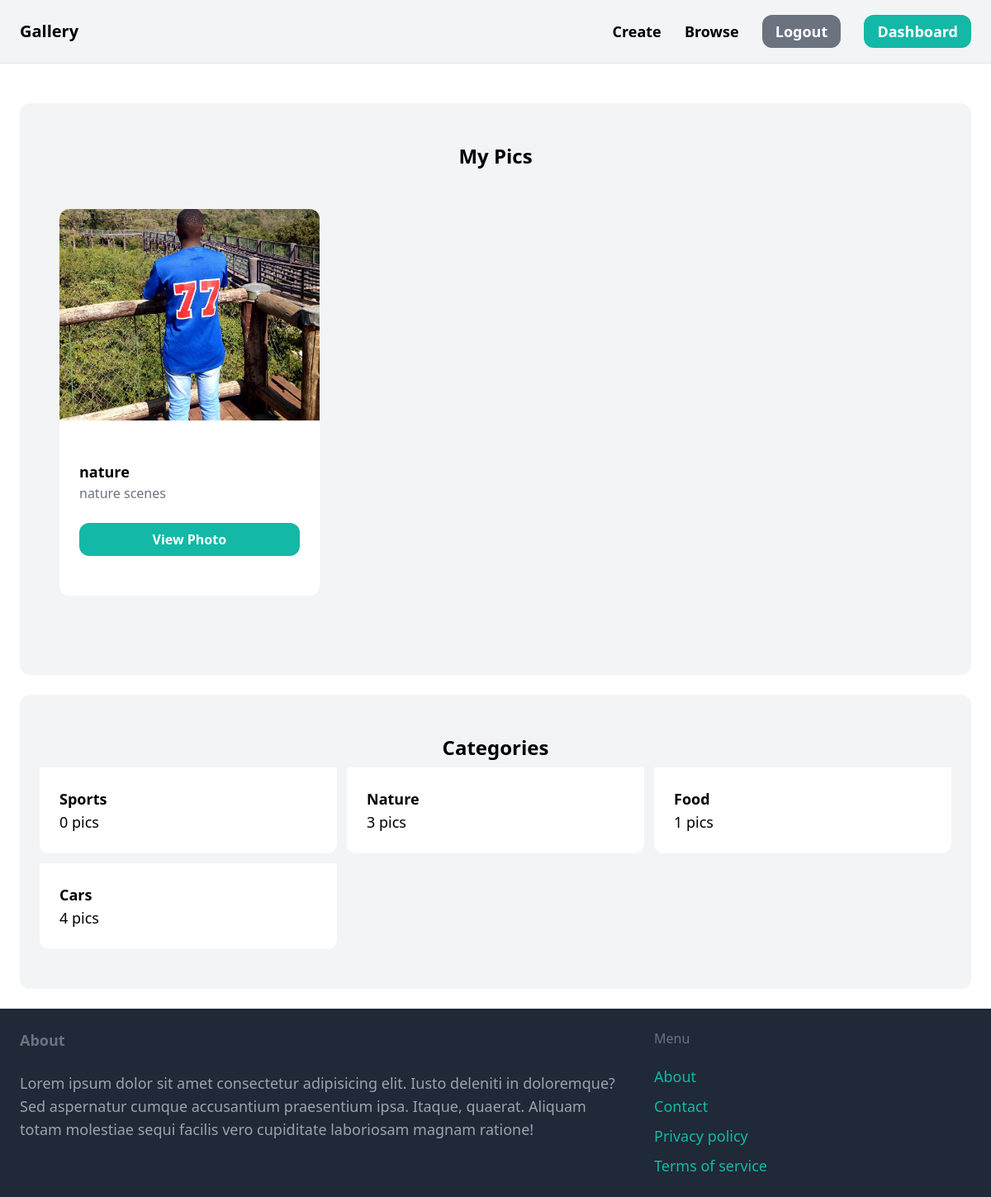
Screenshot of /dashboard/index/ (signed in) with the database file from the repository.
### photo/models.py (models this page shows, shortened)
class Pic(models.Model):
    category=models.ForeignKey(Category, related_name='pics', on_delete=models.SET_NULL, null=True)
    name=models.CharField(max_length=50)
    description=models.TextField(blank=True, null=True)
    image=models.ImageField(upload_to='image')
    created_by=models.ForeignKey(User,related_name='pics',on_delete=models.CASCADE)
    created_at=models.DateTimeField(auto_now_add=True)
    class Meta:
        ordering=['-name']

class Category(models.Model):
    name=models.CharField(max_length=120)
    class Meta:
        ordering=['-name']
        verbose_name_plural='Categories'

### dash/views.py (the view)
# urls.py: path('index/', index, name='index'),
def index(request):
    categories=Category.objects.all()
    pics=Pic.objects.filter(created_by=request.user)
    return render(request, 'dash/index.html',{'pics':pics,'categories':categories})

### dash/templates/dash/index.html
{% extends 'photo/base.html' %}
{% block  content %}
<div class="mt-6 px-6 py-12 bg-gray-100 rounded-xl">
    <h2 class="text-2xl text-center font-semibold">My Pics</h2>
      <div class="grid grid-cols-3 gap-2 sm:grid-cols-3">
        {% for pic in pics %}
        <div class="px-6 py-12">
          <a href="{% url 'photo:detail' pic.id %}" class="">
            {% if pics %}
            <img src="{{ pic.image.url }}" class="object-cover  sm:w-96 w-96 h-64 rounded-t-xl" alt="{{ image.pic.name }}">
            {% endif %}
            <div class="px-6 py-12 bg-white rounded-b-xl ">
              <h5 class="text-lg "><strong>{{pic.name}}</strong></h5>
              <p class="mb-6 text-gray-500">{{ pic.description }}</p>
              <a href="{% url 'photo:detail' pic.id %}" class=" px-4 py-2 bg-teal-500 flex justify-center items-center font-semibold text-white rounded-xl hover:bg-teal-700">View Photo</a>
            </div>
          </a>
        </div>
            {% endfor %}
          </div>
      </div>
<div class=" mt-6 px-6 py-12 bg-gray-100 rounded-xl">
    <h2 class=" text-2xl font-semibold text-center">Categories</h2>
    <div class="mt-2 grid grid-cols-3 gap-3">
      {% for category in categories %}
       <a href="{% url 'photo:search' %}?query={{query}}&category={{category.id}}" class="">
        <div class="p-6 bg-white rounded-b-xl">
          <h4 class="text-lg font-semibold">{{category.name}}</h4>
          <p class="text-lg ">{{category.pics.count}} pics</p>
         </div>
       </a>
       {% endfor %}
    </div>
  </div>
{% endblock %}

### rows the page displays
Pic: image (picture), name "nature", description "nature scenes"
Category: name "Sports", pics.count "0"
Category: name "Nature", pics.count "3"
Category: name "Food", pics.count "1"
Category: name "Cars", pics.count "4"
